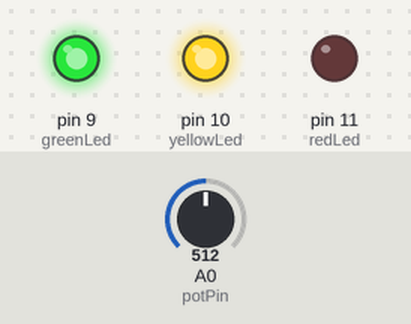
Recording of a sketch running on a simulated Arduino Uno, built with avr-gcc and run on an emulated ATmega328P. Shown: output pins drawn as LEDs (lit = HIGH). The inputs (shaded band) are chosen by the test bench; at power-on: A0 (potPin) = 512.

Above: at 3.8 s.
3.9 s: A0 (potPin) set to 3
At 4.4 s:
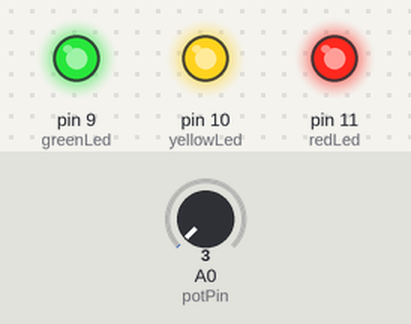
7.8 s: A0 (potPin) set to 0
At 8.9 s:
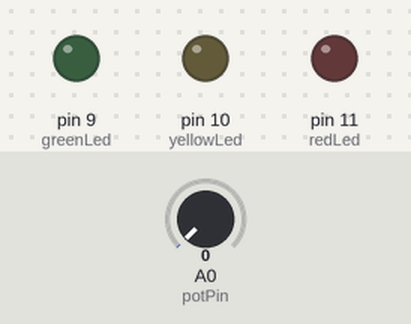
11.7 s: A0 (potPin) set to 122
At 12.4 s:
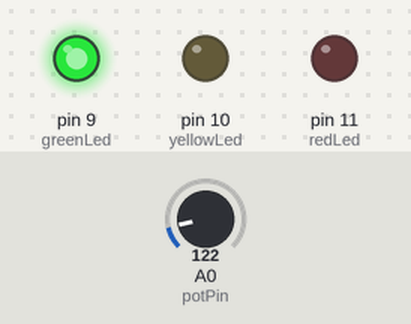
Timing chart, 0 to 22.0 s (numbered marks = the images above; inputs shaded):
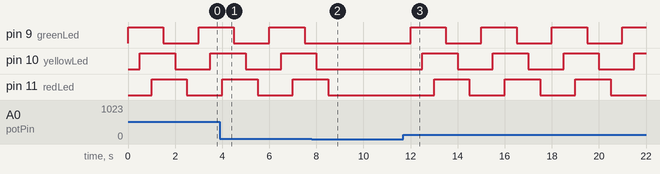

The sketch:

potentiameter_v_control1.ino
```cpp
/*
3-LED Blink

int greenLed = 9; // set pin 9 to a variable

The following code turns a set of 3 LEDs on and off in a sequential pattern

By Louis Ortiz

*/

int greenLed = 9;
int yellowLed = 10;
int redLed = 11; // create global variable for out LEDs
int buttonA = 2;
int buttonB = 4;
int buttonC = 7;
int potPin = A0;
int potSensorValue = 0;
int ledWait = 500;
int ledLevel = 0;

void setup()
{
  pinMode(greenLed, OUTPUT); // set green LED to a output
  pinMode(yellowLed, OUTPUT); // set yellow LED to a output
  pinMode(redLed, OUTPUT); // set red LED to a output
  pinMode(buttonA, INPUT_PULLUP);
  pinMode(buttonB, INPUT_PULLUP);
  pinMode(buttonC, INPUT_PULLUP);
  pinMode(potPin, INPUT_PULLUP);
}

void loop()
{

  potSensorValue = analogRead(potPin);

  ledLevel = map(potSensorValue, 0, 1023, 0, 1000);

  digitalWrite(greenLed, ledLevel);
  delay(ledWait);

  digitalWrite(yellowLed, ledLevel);
  delay(ledWait);

  digitalWrite(redLed, ledLevel);
  delay(ledWait);

  digitalWrite(greenLed, LOW);
  delay(ledWait);

  digitalWrite(yellowLed, LOW);
  delay(ledWait);

  digitalWrite(redLed, LOW);
  delay(ledWait);
      }
```

Measured:
- the behaviour switches between 2 and 1 on A0 (potPin) (found by bisection; images 1 and 2)
- after the input at 7.8 s, pin 9 (greenLed): stays LOW (without the input it goes to HIGH after 1.2 s); pin 10 (yellowLed): goes on until 8.0 s, then stays LOW; pin 11 (redLed): goes on until 8.5 s, then stays LOW
- after the input at 11.7 s, pin 9 (greenLed): alternates HIGH for 1.5 s and LOW for 1.5 s, starting after 0.30 s; pin 10 (yellowLed): alternates HIGH for 1.5 s and LOW for 1.5 s, starting after 0.80 s; pin 11 (redLed): alternates HIGH for 1.5 s and LOW for 1.5 s, starting after 1.3 s
